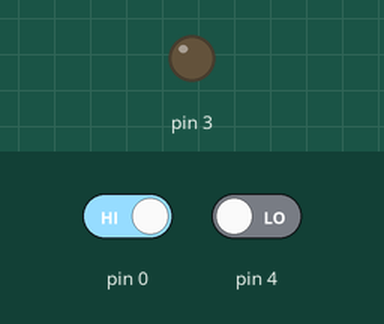
Bench run of a sketch on a simulated Arduino Uno, built with avr-gcc and run on an emulated ATmega328P. Parts: output pins drawn as LEDs (lit = HIGH). Dashed ring = blinking. The inputs (shaded band) are chosen by the test bench; at power-on: pin 0 HIGH, pin 4 LOW.

Above: at 1.2 s.
1.3 s: pin 0 driven LOW and pin 4 driven HIGH
At 1.7 s:
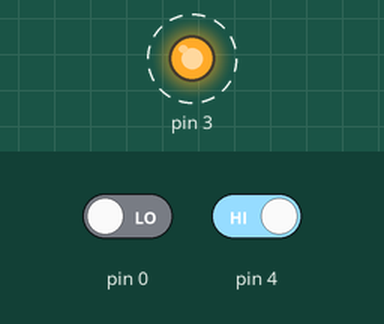
Timing chart, 0 to 5.4 s (numbered marks = the images above; inputs shaded):
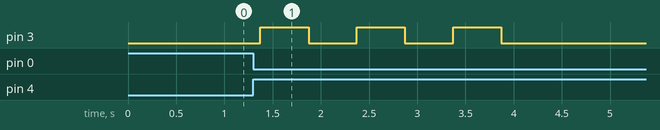

Measured:
- after the input at 1.3 s, pin 3: alternates HIGH for 0.50 s and LOW for 0.50 s, 6 changes in all, then stays LOW, starting after 0.07 s

The sketch:

ir_attiny13_v2.ino
```cpp
#define IR_PIN PB4    // Пин ИК-приемника
#define LED_PIN PB3   // Пин управления ночником
#define DEBUG_PIN PB0 // Пин кнопки для записи команды

bool ledState = false;
uint32_t savedCommand = 0; // Переменная для сохранённой ИК-команды

// Функция для чтения ИК команды в формате NEC
uint32_t readNEC() {
  uint32_t command = 0;
  uint8_t bits = 0;

  // Ждём LOW на IR_PIN, пока сигнал не начнёт срабатывать
  while (digitalRead(IR_PIN) == HIGH);  // Ждем, пока сигнал не станет низким
  delayMicroseconds(9000);               // Ждем 9 мс HIGH

  // Переход на 4.5 мс LOW
  if (digitalRead(IR_PIN) == LOW) {
    delayMicroseconds(4500); // Ждем 4.5 мс LOW
  }

  // Чтение 32 бит команды
  for (bits = 0; bits < 32; bits++) {
    while (digitalRead(IR_PIN) == LOW);  // Ждем HIGH на IR_PIN
    delayMicroseconds(560);              // Начало бита

    command <<= 1;                       // Сдвигаем влево, чтобы освободить место для следующего бита

    // Если сигнал HIGH, то это логическая "1", иначе "0"
    if (digitalRead(IR_PIN) == HIGH) {
      command |= 1;                      // Записываем 1 в команду
      delayMicroseconds(1690);           // Задержка для логической "1"
    } else {
      delayMicroseconds(560);            // Задержка для логической "0"
    }
  }

  return command;
}


// Функция для мигания светодиодом несколько раз
void blinkLED(uint8_t times) {
  for (uint8_t i = 0; i < times; i++) {
    digitalWrite(LED_PIN, HIGH); // Включаем светодиод
    delay(500);
    digitalWrite(LED_PIN, LOW); // Выключаем светодиод
    delay(500);
  }
}

void setup() {
  pinMode(LED_PIN, OUTPUT);   // Настройка LED_PIN как выход
  pinMode(IR_PIN, INPUT);     // Настройка IR_PIN как вход
  pinMode(DEBUG_PIN, INPUT_PULLUP); // Настройка DEBUG_PIN как вход с подтяжкой
  digitalWrite(LED_PIN, LOW); // Выключаем светодиод по умолчанию
}

void loop() {
  // Проверка состояния кнопки
  if (digitalRead(DEBUG_PIN) == LOW) { // Проверяем состояние кнопки (кнопка замкнута на землю)
    blinkLED(3); // Мигаем светодиодом, чтобы показать, что входим в режим записи
    // Ожидаем ИК сигнал и сохраняем его
    uint32_t command = readNEC();
    if (command != 0) {
      savedCommand = command; // Сохраняем команду
      blinkLED(6); // Мигаем светодиодом 3 раза, чтобы показать, что команда сохранена
    } else {
      blinkLED(2); // Мигаем светодиодом 3 раза, чтобы показать, что команда сохранена
    }

    // Защита от повторных срабатываний (задержка после записи команды)
    delay(2000);
  } else {
    // Не в режиме записи, светодиод может переключаться в зависимости от команды
    uint32_t command = readNEC();
    if (command == savedCommand) {
      ledState = !ledState; // Переключаем состояние светодиода
      if (ledState) {
        digitalWrite(LED_PIN, HIGH);  // Включить
      } else {
        digitalWrite(LED_PIN, LOW);   // Выключить
      }
      delay(500); // Защита от повторных срабатываний
    }
  }

}
```
